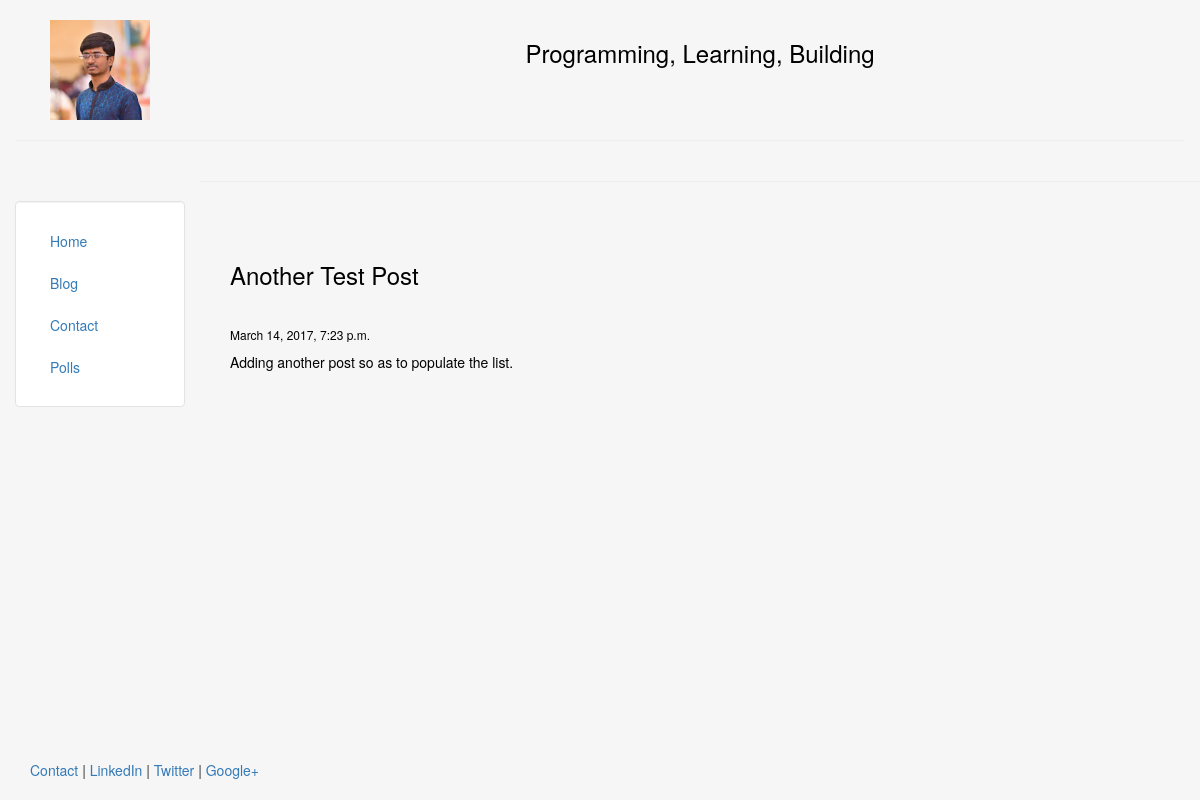
The app's page /blog/2/ with its own data.
### blog/models.py (models this page shows, shortened)
class Post(models.Model):
	title = models.CharField(max_length = 140)
	body = models.TextField()
	date = models.DateTimeField()

### blog/views.py (the view)
# urls.py: url(r'^(?P<pk>[0-9]+)/$', views.blogDetail.as_view(), name='blogdetail'),
class blogDetail(generic.DetailView):
	model = Post
	template_name = 'blog/post.html'

### blog/templates/blog/post.html
{% extends 'personal/header.html' %}
{% block content %}
<h3>{{ post.title }}</h3><br>
<h6>{{ post.date }}</h6>
{{ post.body|safe|linebreaks }}
{% endblock %}

### personal/templates/personal/header.html (style rules this page uses)
html, body { height:100% }

### records on screen
Post: title "Another Test Post", date "March 14, 2017, 7:23 p.m.", body "Adding another post so as to populate the list."
